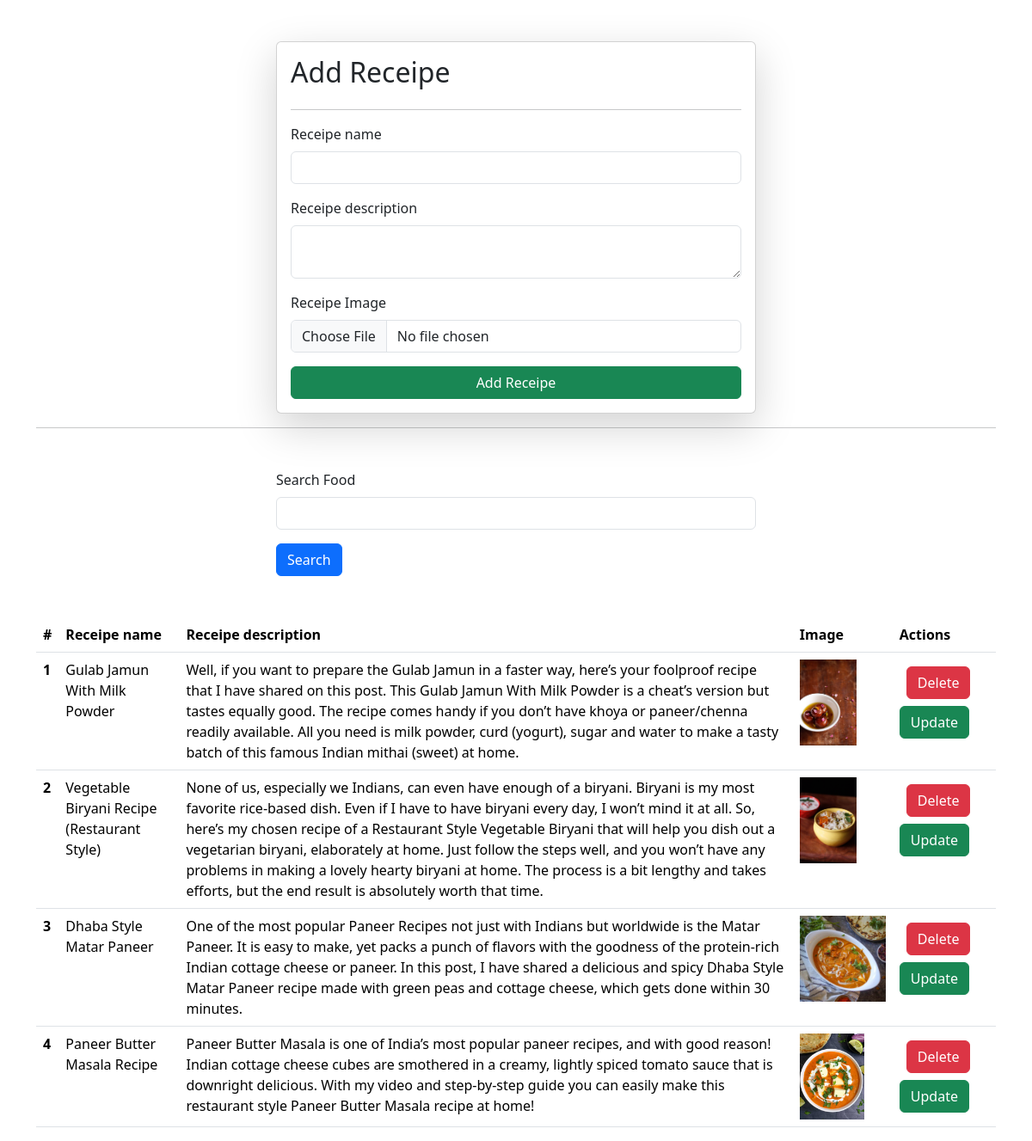
The app's page /receipes/, older data.
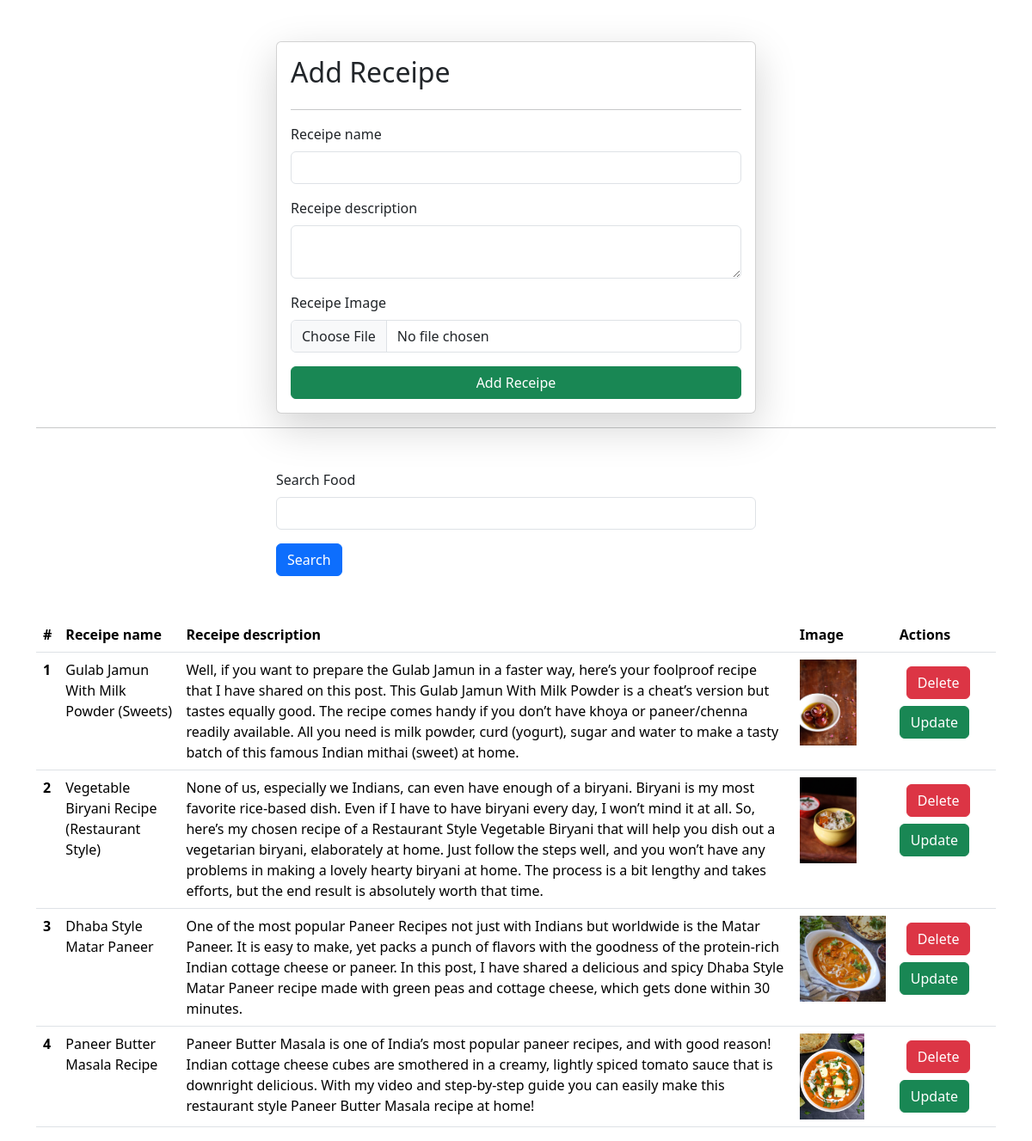
The same page, newer data.
### vege/models.py (models this page shows)
class Receipe(models.Model):
    receipe_name = models.CharField(max_length=100)
    receipe_description= models.TextField()
    receipe_image = models.ImageField(upload_to="reciepe")

### vege/views.py (the view, shortened to what this page needs)
# urls.py: path('receipes/', receipes, name="receipes"),
def receipes(request):
    queryset = Receipe.objects.all()
    if request.GET.get('Search'):
        print(request.GET.get('Search'))
        queryset = queryset.filter(receipe_name__icontains = request.GET.get('Search'))
    context = {'receipes': queryset}
    return render(request, 'receipes.html',context)

### vege/templates/receipes.html (shortened to what this page needs)
{% extends "base.html" %}
{% block start %}
<div class="container mt-5">
  <form class="col-6 mx-auto card p-3 shadow-lg" method="post" enctype="multipart/form-data">
    <h2>Add Receipe</h2>
    <hr>
    <div class="mb-3">
      <label for="exampleInputEmail1" class="form-label">Receipe name</label>
      <input name="receipe_name" requried type="text" class="form-control">
    </div>
    <div class="mb-3">
      <label for="exampleInputPassword1" class="form-label">Receipe description</label>
      <textarea class="form-control" name="receipe_description" requried></textarea>
    </div>
    <div class="mb-3">
      <label for="exampleInputPassword1" class="form-label">Receipe Image</label>
      <input name="receipe_image" type="file" class="form-control">
    </div>
    <button type="submit" class="btn btn-success">Add Receipe</button>
  </form>
  <hr>
  <div class="mt-5">
    <div class="mx-auto col-6">
      <form action="">
        <div class="mb-3">
          <label for="exampleInputEmail1" class="form-label">Search Food</label>
          <input name="Search"  requried type="text" class="form-control">
        </div>
        <button type="submit" class="btn btn-primary">Search</button>
      </form>
    </div>
  </div>
  <table class="table mt-5">
    <thead>
      <tr>
        <th scope="col">#</th>
        <th scope="col">Receipe name</th>
        <th scope="col">Receipe description</th>
        <th scope="col">Image</th>
        <th scope="col">Actions</th>
      </tr>
    </thead>
    <tbody>
      {% for receipe in receipes %}
      <tr>
        <th scope="row">{{forloop.counter}}</th>
        <td>{{receipe.receipe_name}}</td>
        <td>{{receipe.receipe_description}}</td>
        <td>
          <img src="/media/{{receipe.receipe_image}}" style="height :100px">
        </td>
        <td>
          <a href="/delete-receipe/{{receipe.id}}/" class="btn btn-danger m-2">Delete</a>
          <a href="/update-receipe/{{receipe.id}}/" class="btn btn-success">Update</a>
        </td>
      </tr>
      {% endfor %}
    </tbody>
  </table>
</div>
{% endblock %}

Row changes from the older to the newer data that the page shows:
changed Receipe: receipe_name "Gulab Jamun With Milk Powder" → "Gulab Jamun With Milk Powder (Sweets)"
